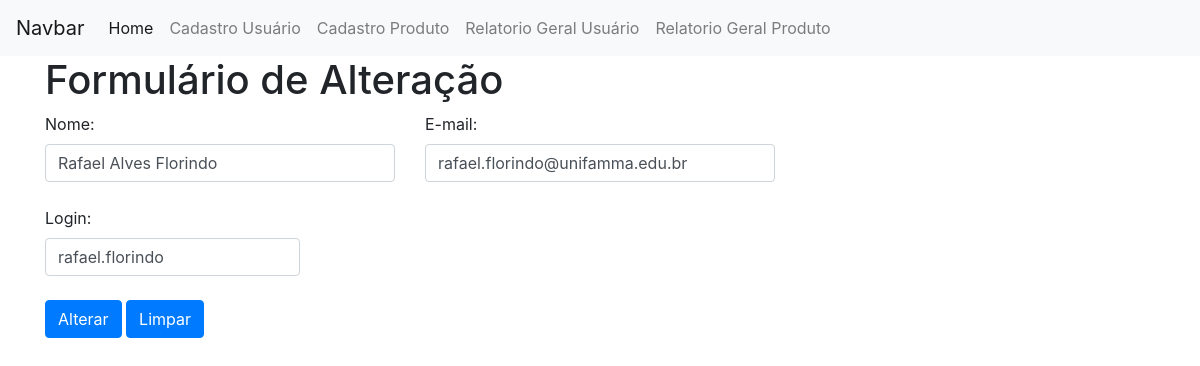
/view/alterarUsuario.php?id=1, run on an earlier commit of the app's database.
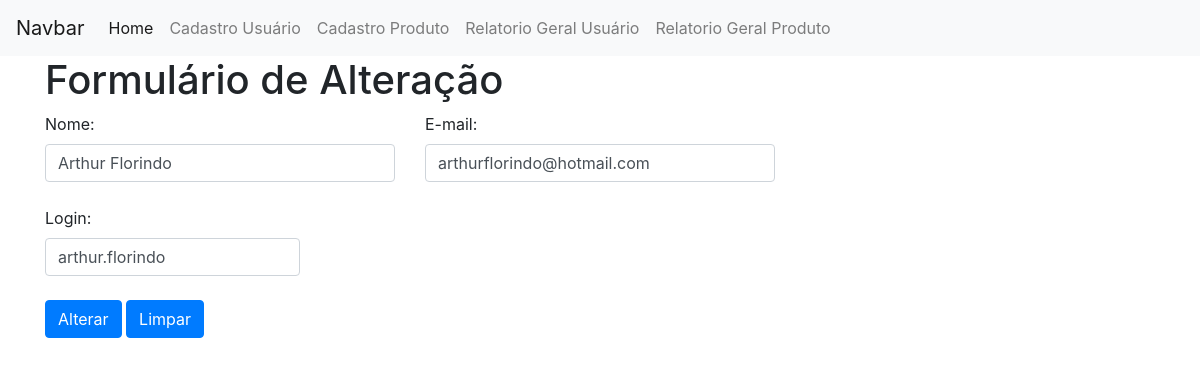
And on a later commit of the database.
### tables this page shows
CREATE TABLE `usuario` (
  `id` int(11) NOT NULL,
  `nome` varchar(255) NOT NULL,
  `email` varchar(255) NOT NULL,
  `login` varchar(30) NOT NULL,
  `senha` varchar(50) NOT NULL,
  `dataCadastro` datetime NOT NULL,
  `dataAlteracao` timestamp NOT NULL DEFAULT current_timestamp() ON UPDATE current_timestamp(),
  `ativo` tinyint(4) NOT NULL
);

### model/Usuario.php (called while the page is built, shortened)
<?php
class Usuario
{
  private $conexao;
  function __construct()
  {
    include ("Conexao.php");
    $conectar = new Conectar();
    $this->conexao=$conectar->conectar();
  }
  public function getConexao() {
    return $this->conexao;
  }
  public function relatorioUnico($id) {
    if ($this->getConexao()) {
      $query = "SELECT * FROM usuario where id = " . $id;
      $busca = $this->conexao->query($query);
      $retornoBanco = array();
      while ($linha = $busca->fetch_assoc()) {
        $retornoBanco[] = $linha;
      }
      return $retornoBanco;
    } else {
      echo "Erro";
    }
  }
}
?>

### model/Conexao.php (called while the page is built)
<?php
class Conectar
{
  private $host, $usuario, $senha, $database;
  private $conectar;
  function __construct(){
    $this->host = "localhost";
    $this->usuario = "root";
    $this->senha = "";
    $this->database = "unifamma";
  }
  public function conectar(){
    $this->conectar = new Mysqli($this->host,
                          $this->usuario,
                          $this->senha,
                          $this->database);
    return $this->getConectar();
  }
  public function getConectar(){
    return $this->conectar;
  }
}

### controller/relatorioUsuario.php (called while the page is built)
<?php
  include ("../model/Usuario.php");
  $objRelatorio = new Usuario();
  if ($tipo=="usuario"){
    $retorno = $objRelatorio->relatorioSimples();
    return $retorno;
  }elseif ($tipo=="unico") {
    $retorno = $objRelatorio->relatorioUnico($id);
    return $retorno;
  }
?>

### view/alterarUsuario.php (the view, shortened to what this page needs)
<!DOCTYPE html>
<html lang="pt-br" dir="ltr">
  <head>
    <link rel="stylesheet" href="../bootstrap-4.1.3-dist/css/bootstrap.min.css">
  </head>
  <body>
    <nav class="navbar navbar-expand-lg navbar-light bg-light">
  <a class="navbar-brand" href="#">Navbar</a>
  <div class="collapse navbar-collapse" id="navbarNav">
    <ul class="navbar-nav">
      <li class="nav-item active">
        <a class="nav-link" href="../index.php">Home <span class="sr-only">(Página atual)</span></a>
      </li>
      <li class="nav-item">
          <a class="nav-link" href="formularioUsuario.php">Cadastro Usuário</a>
        </li>
        <li class="nav-item">
          <a class="nav-link" href="formularioProduto.php">Cadastro Produto</a>
        </li>
      <li class="nav-item">
        <a class="nav-link" href="relatorioTelaUsuario.php">Relatorio Geral Usuário</a>
      </li>
      <li class="nav-item">
        <a class="nav-link" href="relatorioTelaProduto.php">Relatorio Geral Produto</a>
      </li>
    </ul>
  </div>
</nav>
    <div class="container">
      <h1>Formulário de Alteração</h1>
      <div class="row">
        <div class="col">
          <?php
          if ( !isset( $_GET ) || empty( $_GET ) ) {
          }else{
            if(empty($_GET["id"])){
              if ($_GET["mensagem"]){
                $mensagem = $_GET["mensagem"];
                if($mensagem=="sucesso"){
                  ?>
                  <div class="alert alert-success" role="alert">
                    Usuário Alterado com sucesso!!!
                </div>
                <?php
                }elseif($mensagem=="erro") {
                ?>
                <div class="alert alert-danger" role="alert">
                  Ocorreu um erro ao alterar o Usuário!!!
                </div>
                <?php
                }
              }
          }elseif(!empty($_GET["id"])){
            $id = $_GET["id"];
            $tipo = "unico";
            include("../controller/relatorioUsuario.php");
            foreach ($retorno as $value){
              ?>
              <form action="../controller/alterarLogin.php" method="post">
                <div class="row">
                  <div class="col-4">
                    <label for="nome">Nome:</label>
                    <input type="text" id="nome" name="nome" value='<?=$value["nome"];?>' class="form-control" placeholder="Nome">
                  </div>
                  <div class="col-4">
                    <label for="email">E-mail:</label>
                    <input type="email" id="email" name="email" value=<?=$value["email"];?> class="form-control" placeholder="email">
                  </div>
                </div>
                <div class="row">
                  <div class="col">
                  </div>
                </div>
                <div class="row">
                  <div class="col-3">
                    <label for="login">Login:</label>
                    <input type="text" id="login" name="login" value=<?=$value["login"];?> class="form-control" placeholder="login">
                  </div>
                </div>
                <div class="row">
                  <div class="col">
                  </div>
                </div>
                <div class="row">
                  <div class="col-12">
                    <button type="submit" class="btn btn-primary">Alterar</button>
                    <button type="reset" class="btn btn-primary">Limpar</button>
                  </div>
                </div>
              </form>
            <?php
          }
        }
      }
 ?>  </div>
    </body>
    </html>

What changed in the data, as far as the page shows it:
changed usuario: nome "Rafael Alves Florindo" → "Arthur Florindo"; email "rafael.florindo@unifamma.edu.br" → "arthurflorindo@hotmail.com"; login "rafael.florindo" → "arthur.florindo"
